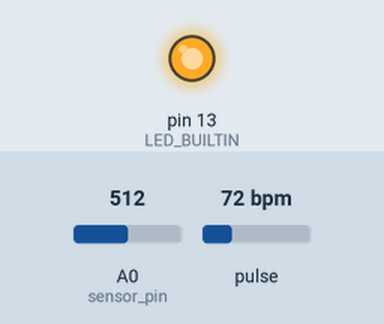
A sketch run on a simulated Arduino Uno, built with avr-gcc and run on an emulated ATmega328P. Parts: output pins drawn as LEDs (lit = HIGH). The test bench sets the inputs (shaded band); at power-on: A0 (sensor_pin) = 512, pulse 72 bpm. What the sketch prints to the serial monitor is not drawn.

Above: at 0.1 s.
Timing chart, 0 to 1.6 s (numbered marks = the images above):
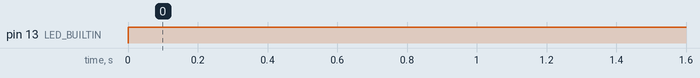

The sketch:

pulse_temp.ino
```cpp
#define sensor_pin A0
#define pulse_pin A1
#define USE_ARDUINO_INTERRUPTS true
#include <PulseSensorPlayground.h>

int Threshold = 550;
const int LED = LED_BUILTIN;
int myBPM = 0;
int bpm = 0;
int temp = 0;

PulseSensorPlayground pulseSensor;


void setup() {
  // put your setup code here, to run once:
  Serial.begin(115200);

  pulseSensor.analogInput(pulse_pin);
  pulseSensor.blinkOnPulse(LED);
  pulseSensor.setThreshold(Threshold);

  if (pulseSensor.begin()) {
    Serial.println("We created a pulseSensor Object !");
  }
}

void loop() {

  bpm = read_pulse_sensor_value();
  temp = read_temp_sensor_value();

  Serial.print("BPM = ");
  Serial.println(bpm);
  Serial.print("Temperature =");
  Serial.print(temp);
  Serial.println("*C");

  delay(3000);

}

int read_pulse_sensor_value(){
  if (pulseSensor.sawStartOfBeat()) {
    myBPM = pulseSensor.getBeatsPerMinute();
  }

  delay(20);
  return myBPM;


}


int read_temp_sensor_value(){
  // put your main code here, to run repeatedly:
 //Read Raw ADC Data
  int adcData = analogRead(sensor_pin);
  // Convert that ADC Data into voltage
  float voltage = adcData * (5.0 / 1024.0);
  // Convert the voltage into temperature
  float temperature = voltage * 100;

  delay(20);
  return temperature;
}
```

Measured:
- by itself, pin 13 (LED_BUILTIN): LOW → HIGH at 0.00 s
